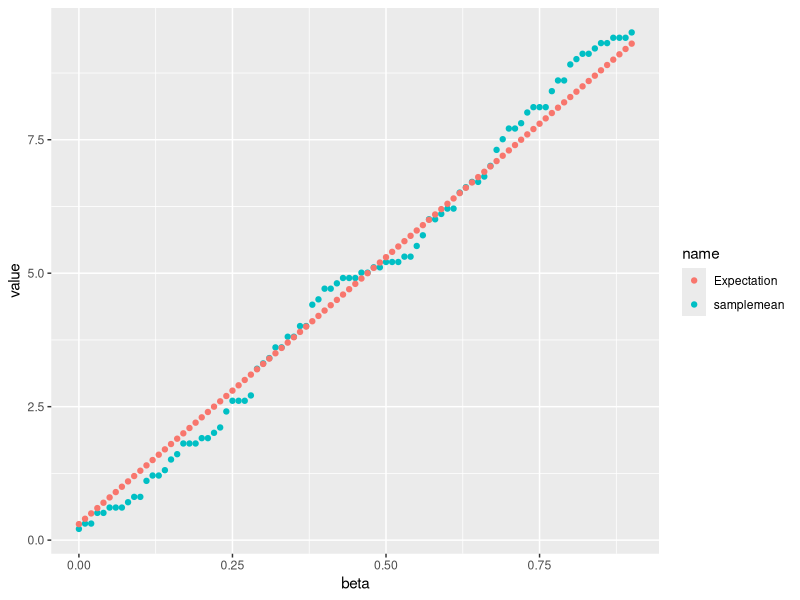
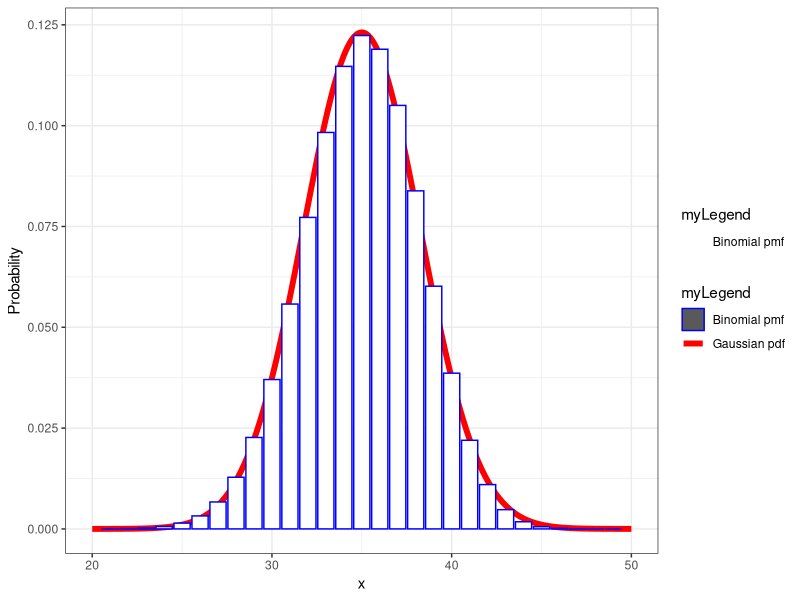
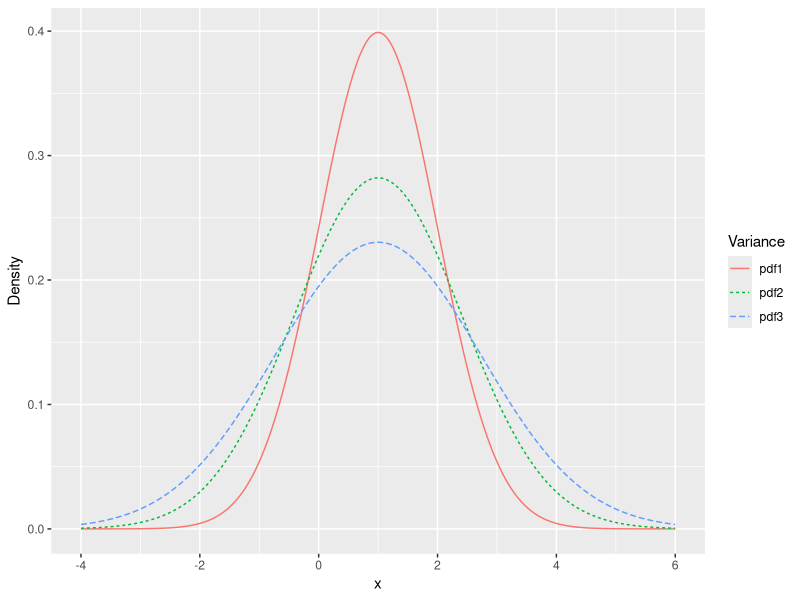
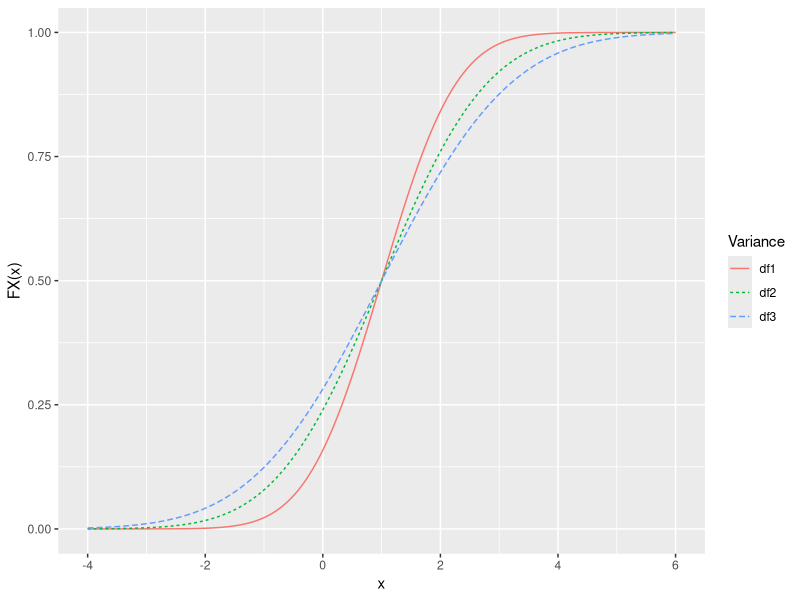
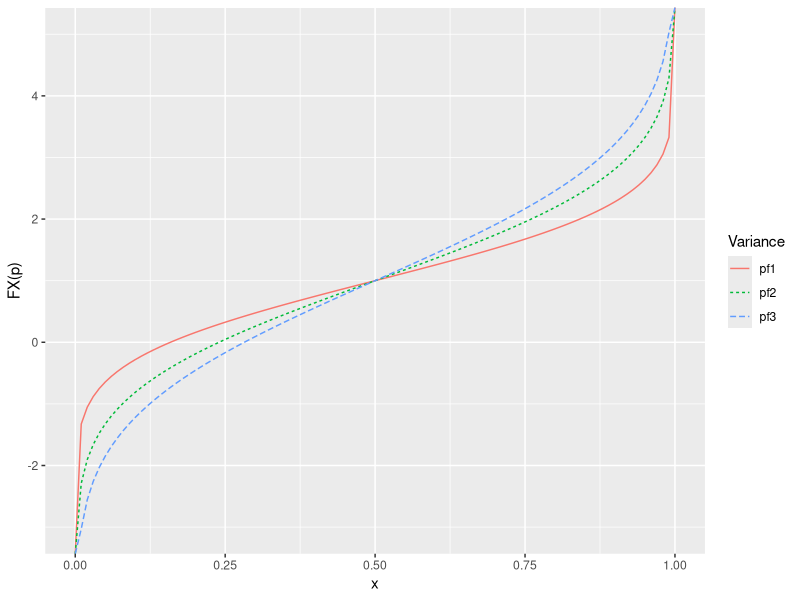
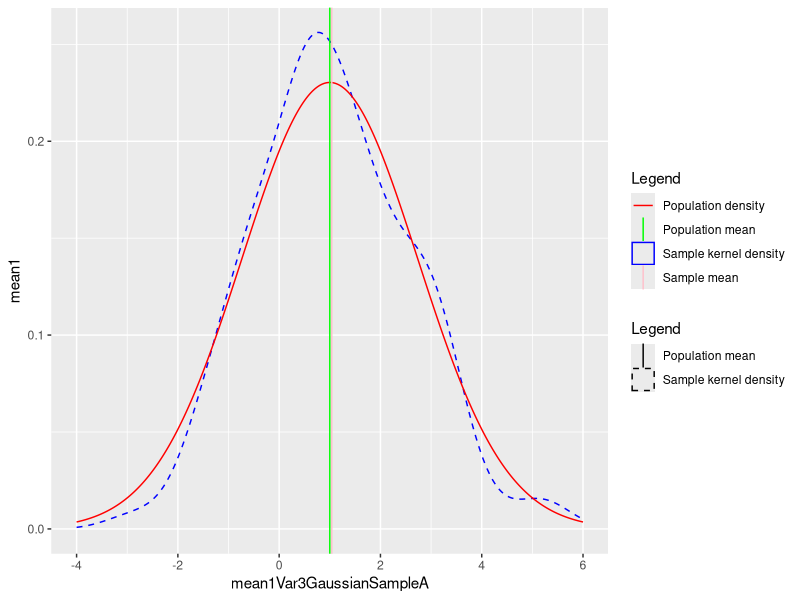
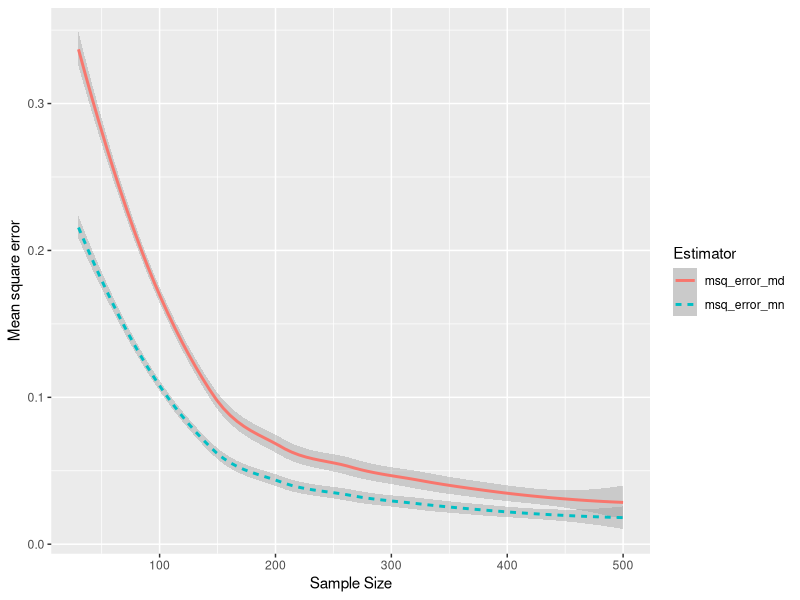

The R script that drew these images, in order:
## ---- chunk 1
knitr::opts_chunk$set(echo = TRUE)
## ---- chunk 2
library(tidyverse)
## ---- chunk 3
set.seed(0)
n<-1000
sample_X<-data.frame(U=runif(n))%>%
  mutate(X=case_when(
    (0<=U)&(U<0.25)~3,
    (0.25<=U)&(U<0.5)~10,
    (0.5<=U)&(U<=1)~0))%>%pull(X)
## ---- chunk 4
sample_X_0310<-function(alpha,beta,n){
  set.seed(0)
  sample<-data.frame(U=runif(n))%>%
    mutate(X=case_when(
      (0<=U)&(U<alpha)~3,
      (alpha<=U)&(U<alpha+beta)~10,
      (alpha+beta<=U)&(U<=1)~0))%>%pull(X)
  return(sample)
}
## ---- chunk 5
alpha<-1/2
beta<-1/10
n<-10000
# sample_average
sample<-sample_X_0310(alpha,beta,n)
sample_average<-mean(sample)
print(paste("The sample average is:",sample_average))

#Expectation
expectation_x<-3*alpha+10*beta
print(paste("The E(X) is:",expectation_x))
## ---- chunk 6
# sample_variance
sample_variance<-var(sample)
print(paste("The sample variance is: ",sample_variance))

# variance
variance<-100*beta+9*alpha-(3*alpha+10*beta)^2
print(paste("The variance is :",variance))
## ---- chunk 7
alpha<-1/10
n<-100
beta<-c(seq(0,9/10,0.01))
# First column
sample_data<-data.frame(beta)

#Second column
sample_data<-sample_data%>%mutate(sample_X=map(.x=beta,~sample_X_0310(alpha,.x,n)))

# Third column
sample_data<-sample_data%>%mutate(samplemean=map_dbl(.x=sample_X,~mean(.x)))

# Last column
sample_data<-sample_data%>%mutate(Expectation=map_dbl(.x=beta,~(3*alpha+10*.x)))

print(sample_data)
## ---- chunk 8
sample_data_tran<-sample_data%>%pivot_longer(c(samplemean,Expectation),names_to='name',values_to='value')

ggplot(sample_data_tran,aes(x=beta,y=value))+xlab("beta")+ylab("value")+geom_point(aes(color=name))
## ---- chunk 9
my_cdf_exp<-function(x,lambda){
  if(x<0){
    FX=0
  }
  else{
    FX=1-exp(-lambda*x)
  }
  return(FX)
}
## ---- chunk 10
lambda<-1/2
map_dbl(.x=seq(-1,4),.f=~my_cdf_exp(x=.x,lambda=lambda))
## ---- chunk 11
test_inputs<-seq(-1,10,0.1)
my_cdf_output<-map_dbl(.x=test_inputs,.f=~my_cdf_exp(x=.x,lambda=lambda))
inbuilt_cdf_ouput<-map_dbl(.x=test_inputs,.f=~pexp(q=.x,rate=lambda))
all.equal(my_cdf_output,inbuilt_cdf_ouput)
## ---- chunk 12
my_quantile_exp<-function(p,lambda){
  x<-seq(0,10,0.00001)
  QFX=min(x[(1-exp(-lambda*x))>=p])
  return(QFX)
}
my_quantile_exp(0.5,0.5)
## ---- chunk 13
lambda<-1/2
test_p<-seq(0,1,0.01)
my_qdf_output<-round(map_dbl(.x=test_p,.f=~my_quantile_exp(p=.x,lambda=lambda)),4)
inbuilt_qdf_output<-map_dbl(.x=test_p,.f=~qexp(p=.x,rate=lambda))
inbuilt_qdf_output<-round(inbuilt_qdf_output ,4)
all.equal(my_qdf_output,inbuilt_qdf_output)
## ---- chunk 14
    n<-50
    p<-7/10
    binom_df<-data.frame(x=seq(0,n))
    binom_df<-binom_df%>%
      mutate(pmf=map_dbl(.x=x,~dbinom(.x,n,p)))
    print(head(binom_df,3))
## ---- chunk 15
    mu<-n*p
    sigma<-sqrt(n*p*(1-p))
    gaussian_df<-data.frame(x=seq(0,50,0.01))
    gaussian_df<-gaussian_df%>%
      mutate(pdf=map_dbl(.x=x,~dnorm(.x,mu,sigma)))
    print(head(gaussian_df,3))
## ---- chunk 16
colors<-c("Gaussian pdf"="red", "Binomial pmf"="blue")
fill<-c("Gaussian pdf"="white", "Binomial pmf"="white")
ggplot() + labs(x="x",y="Probability") + theme_bw() +
# create plot of Gaussian density
geom_line(data=gaussian_df, aes(x,y=pdf,color="Gaussian pdf"),size=2) +
# create a bar chart from PMF of Binomial distribution
geom_col(data=binom_df, aes(x=x,y=pmf, color="Binomial pmf",fill="Binomial pmf")) +
# set color
scale_color_manual(name = "myLegend", values=colors) +
scale_fill_manual(name = "myLegend", values=fill) +
xlim(c(20,50))
## ---- chunk 17
mu<-1
sigma1<-1
sigma2<-sqrt(2)
sigma3<-sqrt(3)
gaussian_df<-data.frame(x=seq(-4,6,0.01))
gaussian_df<-gaussian_df%>%
  mutate(pdf1=map_dbl(.x=x,~dnorm(.x,mu,sigma1)))%>%
  mutate(pdf2=map_dbl(.x=x,~dnorm(.x,mu,sigma2)))%>%
  mutate(pdf3=map_dbl(.x=x,~dnorm(.x,mu,sigma3)))%>%
  pivot_longer(c(pdf1,pdf2,pdf3),names_to="Variance",values_to = "value")
print(gaussian_df)

ggplot(data=gaussian_df,aes(x=x,y=value))+
  xlab("x")+ylab("Density")+
  geom_line(aes(color=Variance,linetype=Variance))+
  xlim(c(-4,6))

## ---- chunk 18
mu<-1
sigma1<-1
sigma2<-sqrt(2)
sigma3<-sqrt(3)
gaussian_disf<-data.frame(q=seq(-4,6,0.01))
gaussian_disf<-gaussian_disf%>%
  mutate(df1=map_dbl(.x=q,~pnorm(.x,mu,sigma1)))%>%
  mutate(df2=map_dbl(.x=q,~pnorm(.x,mu,sigma2)))%>%
  mutate(df3=map_dbl(.x=q,~pnorm(.x,mu,sigma3)))%>%
  pivot_longer(c(df1,df2,df3),names_to="Variance",values_to = "value")
print(gaussian_disf)

ggplot(data=gaussian_disf,aes(x=q,y=value))+
  xlab("x")+ylab("FX(x)")+
  geom_line(aes(color=Variance,linetype=Variance))+
  xlim(c(-4,6))
## ---- chunk 19
mu<-1
sigma1<-1
sigma2<-sqrt(2)
sigma3<-sqrt(3)
gaussian_pf<-data.frame(p=seq(0,1,0.01))
gaussian_pf<-gaussian_pf%>%
  mutate(pf1=map_dbl(.x=p,~qnorm(.x,mu,sigma1)))%>%
  mutate(pf2=map_dbl(.x=p,~qnorm(.x,mu,sigma2)))%>%
  mutate(pf3=map_dbl(.x=p,~qnorm(.x,mu,sigma3)))%>%
  pivot_longer(c(pf1,pf2,pf3),names_to="Variance",values_to = "value")
print(gaussian_pf)

ggplot(data=gaussian_pf,aes(x=p,y=value))+
  xlab("x")+ylab("FX(p)")+
  geom_line(aes(color=Variance,linetype=Variance))+
  xlim(c(0,1))
## ---- chunk 20
set.seed(0)
n<-100
standardGaussianSample<-rnorm(n,0,1)
print(standardGaussianSample)
## ---- chunk 21
mean1Var3GaussianSampleA<-map_dbl(.x=standardGaussianSample,~(sqrt(3)*.x+1))
print(mean1Var3GaussianSampleA)
## ---- chunk 22
mean1Var3GaussianSampleB<-rnorm(n,1,sqrt(3))
print(mean1Var3GaussianSampleB)
## ---- chunk 23
gaussian1<-data.frame(x=mean1Var3GaussianSampleA)
mean1<-map_dbl(.x=mean1Var3GaussianSampleA,~dnorm(.x,1,sqrt(3)))
gaussian<-data.frame(disx=seq(-4,6,0.001))
gaussian<-gaussian%>%mutate(mean1=map_dbl(.x=disx,~dnorm(.x,1,sqrt(3))))
print(gaussian1)


colors<-c("Population density"="red", "Sample kernel density"="blue","Population mean"="green","Sample mean"="pink")
fill<-c("Population density"="white", "Sample kernel density"="white","Population mean"="white","Sample mean"="white")
linetype<-c("Population density"="solid", "Sample kernel density"="dashed","Population mean"="solid","Sample mean"="dashed")
ggplot() +
  geom_density(data=gaussian1,aes(mean1Var3GaussianSampleA,color="Sample kernel density",linetype="Sample kernel density"))+
  geom_line(data=gaussian,aes(x=disx,y=mean1,color="Population density"))+xlim(-4,6)+geom_vline(aes(xintercept=1,color="Population mean",linetype="Population mean"))+geom_vline(aes(xintercept=mean(mean1Var3GaussianSampleA),color="Sample mean",lintype="Sample mean"))+
  scale_color_manual(name = "Legend", values=colors) +
  scale_fill_manual(name = "Legend", values=fill)+
  scale_linetype_manual(name="Legend",values=linetype)
## ---- chunk 24
set.seed(0)
num_trials_per_sample_size <- 1000
min_sample_size <- 30
max_sample_size <- 500
sample_size_inc <- 5
mu_0 <- 1
sigma_0 <- 3

# create data frame of all pairs of sample_size and trial
simulation_df<-crossing(trial=seq(num_trials_per_sample_size),sample_size=seq(min_sample_size,max_sample_size,sample_size_inc)) %>%mutate(simulation=pmap(.l=list(trial,sample_size),
.f=~rnorm(.y,mean=mu_0,sd=sigma_0))) %>%mutate(sample_md=map_dbl(.x=simulation,.f=median)) %>% group_by(sample_size) %>%summarise(msq_error_md=mean((sample_md-mu_0)^2))
print(simulation_df)


## ---- chunk 25
set.seed(0)
num_trials_per_sample_size <- 1000
min_sample_size <- 30
max_sample_size <- 500
sample_size_inc <- 5
mu_0 <- 1
sigma_0 <- 3

simulation_df<-crossing(trial=seq(num_trials_per_sample_size),sample_size=seq(min_sample_size,max_sample_size,sample_size_inc)) %>%
  mutate(simulation=pmap(.l=list(trial,sample_size),
.f=~rnorm(.y,mean=mu_0,sd=sigma_0))) %>%
  mutate(sample_md=map_dbl(.x=simulation,.f=median)) %>% 
  mutate(sample_mn=map_dbl(.x=simulation,.f=mean))%>%
  group_by(sample_size) %>%
  summarise(msq_error_md=mean((sample_md-mu_0)^2),msq_error_mn=mean((sample_mn-mu_0)^2))
print(simulation_df)
## ---- chunk 26
simulation_df<-simulation_df%>% pivot_longer(c(msq_error_md,msq_error_mn),names_to="Estimator",values_to="Mean_square_error")
ggplot(data=simulation_df,aes(x=sample_size,y=Mean_square_error))+xlab("Sample Size")+ylab("Mean square error")+geom_smooth(aes(color=Estimator,linetype=Estimator))
